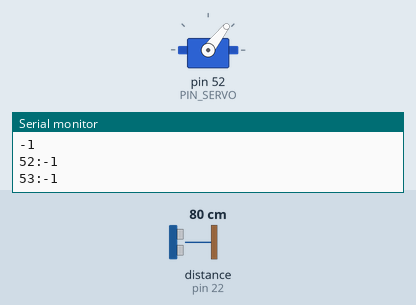
Simulated run of this sketch. Board: Arduino Mega 2560, built with avr-gcc and run on an emulated ATmega2560. Shown: servo, the last lines printed to the serial monitor. Wiring (inferred from the names in the program): ultrasonic range finder: trigger pin 26; echo pin 22. Inputs (shaded band) come from the test bench; at power-on: distance to the obstacle (sensor on pin 22) 80 cm. The echo pulse lasts 58.3 µs per cm.

Above: at 0.8 s.
0.9 s: distance to the obstacle (sensor on pin 22) set to 9 cm
At 1.6 s:
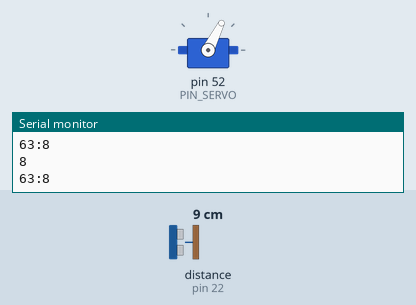
2.5 s: distance to the obstacle (sensor on pin 22) set to 6 cm
4.0 s: distance to the obstacle (sensor on pin 22) set to 4 cm
At 6.48 s:
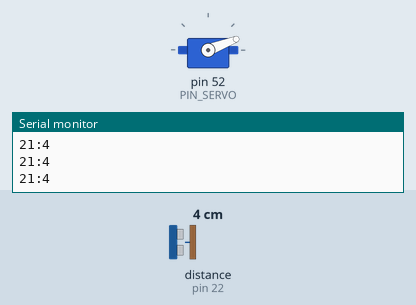
7.0 s: distance to the obstacle (sensor on pin 22) set to 2 cm
At 7.74 s:
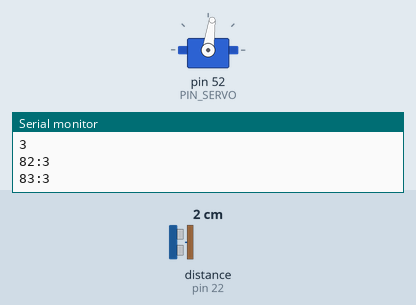
Timing chart, 0 to 11.0 s (numbered marks = the images above; inputs shaded):
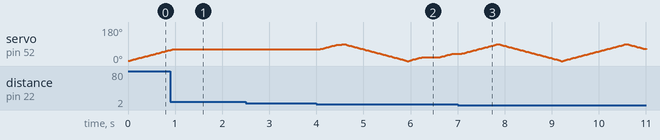

Measured:
- the behaviour switches between 5 and 4 cm on distance to the obstacle (sensor on pin 22) (found by bisection; images 1 and 2)
- after the input at 0.9 s, servo on pin 52 (PIN_SERVO): goes on until 1.0 s, then stays 63°

The sketch:

turret.ino
```cpp
#include <Arduino_FreeRTOS.h>
#include <Servo.h>

//hcsr04 pins/constants
#define PIN_HCSR04_TRIG 26
#define PIN_HCSR04_ECHO 22

#define RANGE_HCSR04_MAX 30
#define RANGE_HCSR04_MIN 3
#define RANGE_HCSR04_NO_ECHO -1

//servo pins/constants
#define PIN_SERVO 52
#define SERVO_MAX 90
#define SERVO_MIN 0

Servo SERVO;

bool isTargetSpotted;

int lDuration;
int lDistance;

int rotate;
int rotateInc;


void vTaskHCSR04(void *pvParameters);
void vTaskServo(void *pvParamethers);
void vTaskSerial(void *pvParamethers);

void setup() {

  Serial.begin(9600);

  pinMode(PIN_HCSR04_ECHO, INPUT);
  pinMode(PIN_HCSR04_TRIG, OUTPUT);

  SERVO.attach(PIN_SERVO);

  isTargetSpotted = false;

  //Create task for HCSR04
  //Priority: 1
  xTaskCreate(
    vTaskHCSR04,
    (const portCHAR *) "Task - HCSR04",
    300,
    NULL,
    1,
    NULL
  );
  //Create task for Servo
  //Priority: 2
  xTaskCreate(
    vTaskServo,
    (const portCHAR *) "Task - SERVO",
    300,
    NULL,
    2,
    NULL
  );

  //Create task for Serial
  //Priority: 3
  xTaskCreate(
    vTaskSerial,
    (const portCHAR *) "Task - SERIAL",
    100,
    NULL,
    3,
    NULL
  );

  vTaskStartScheduler();

}

void loop() {}

void vTaskHCSR04(void *pvParameters){
  (void) pvParameters;
  const char *pcTaskName = "Task: ";

  lDuration = 0;
  lDistance = 0;

  for(;;){


    Serial.println(lDistance);

    digitalWrite(PIN_HCSR04_TRIG, LOW);
    vTaskDelay(2 / portTICK_PERIOD_MS);

    digitalWrite(PIN_HCSR04_TRIG, HIGH);
    vTaskDelay(5 / portTICK_PERIOD_MS);
    digitalWrite(PIN_HCSR04_TRIG, LOW);

    lDuration = pulseIn(PIN_HCSR04_ECHO, HIGH);
    lDistance = lDuration / 29.1 / 2;

    if(lDistance > RANGE_HCSR04_MAX){
      lDistance = RANGE_HCSR04_NO_ECHO;
      isTargetSpotted = false;
    } else {
      lDistance = constrain(lDistance, RANGE_HCSR04_MIN, RANGE_HCSR04_MAX);
      isTargetSpotted = (lDistance < RANGE_HCSR04_MAX && lDistance > RANGE_HCSR04_MIN);
     }

    vTaskDelay(100 / portTICK_PERIOD_MS);
  }
}

void vTaskServo(void *pvParameters){
  (void) pvParameters;
  const char *pcTaskName = "Task: ";

  rotate = 1;
  rotateInc = 1;

  for(;;){

      if (!isTargetSpotted) {

        SERVO.write(rotate);

        if (rotate == SERVO_MAX){
           rotateInc = -rotateInc;
        }
        if (rotate == SERVO_MIN){
          rotateInc = -rotateInc;
        }
        rotate += rotateInc;
        vTaskDelay(20 / portTICK_PERIOD_MS);
      }
      else {
        rotate += 5;
        SERVO.write(rotate);
        vTaskDelay(10 / portTICK_PERIOD_MS);
        rotate -= 5;
        SERVO.write(rotate);
        vTaskDelay(20 / portTICK_PERIOD_MS);
      }

    }
}

void vTaskSerial(void *pvParameters){
  (void) pvParameters;
  const char *pcTaskName = "Task: ";

  for(;;){

    Serial.print(rotate);
    Serial.print(":");
    Serial.println(lDistance);
    vTaskDelay(20 / portTICK_PERIOD_MS);

  }
}
```
